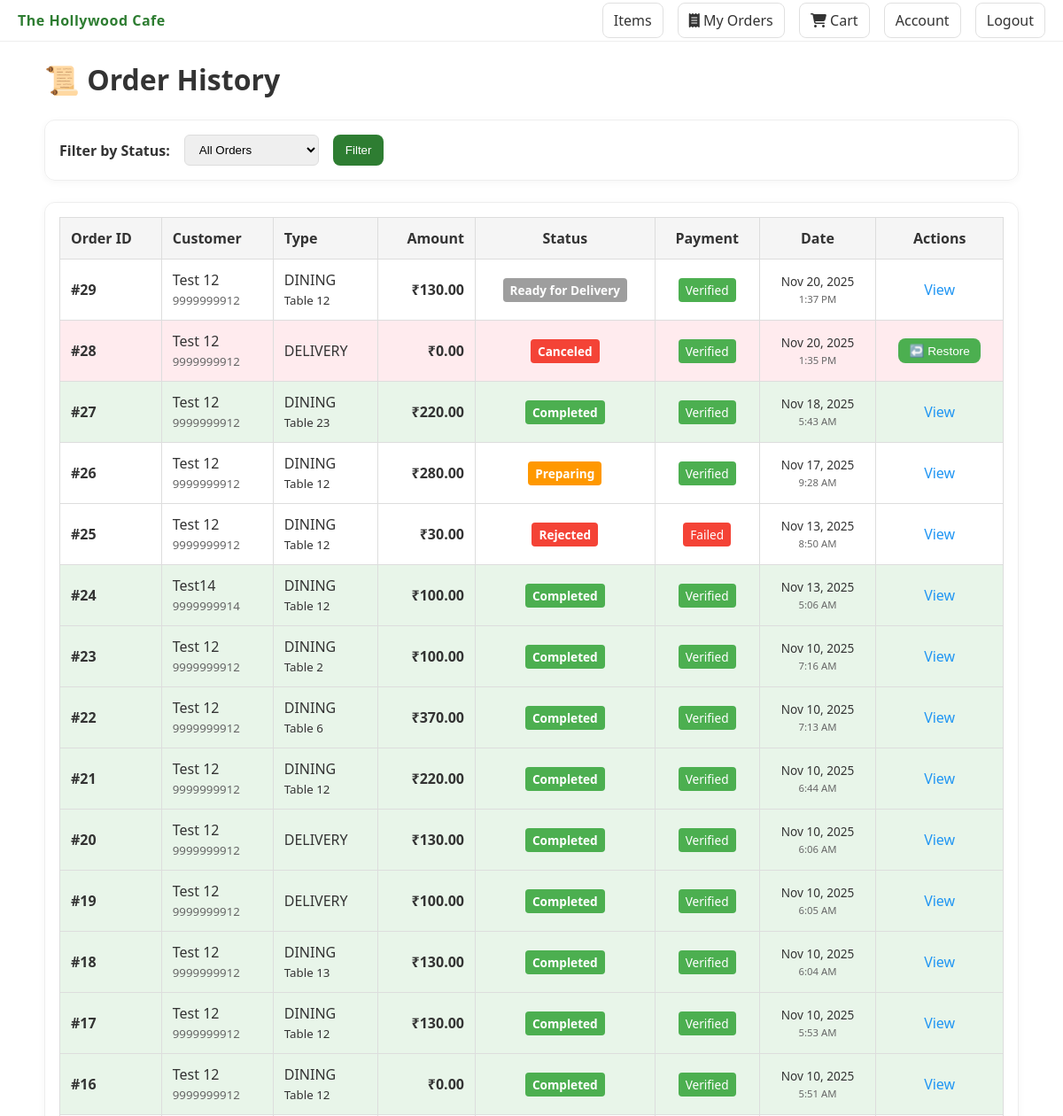
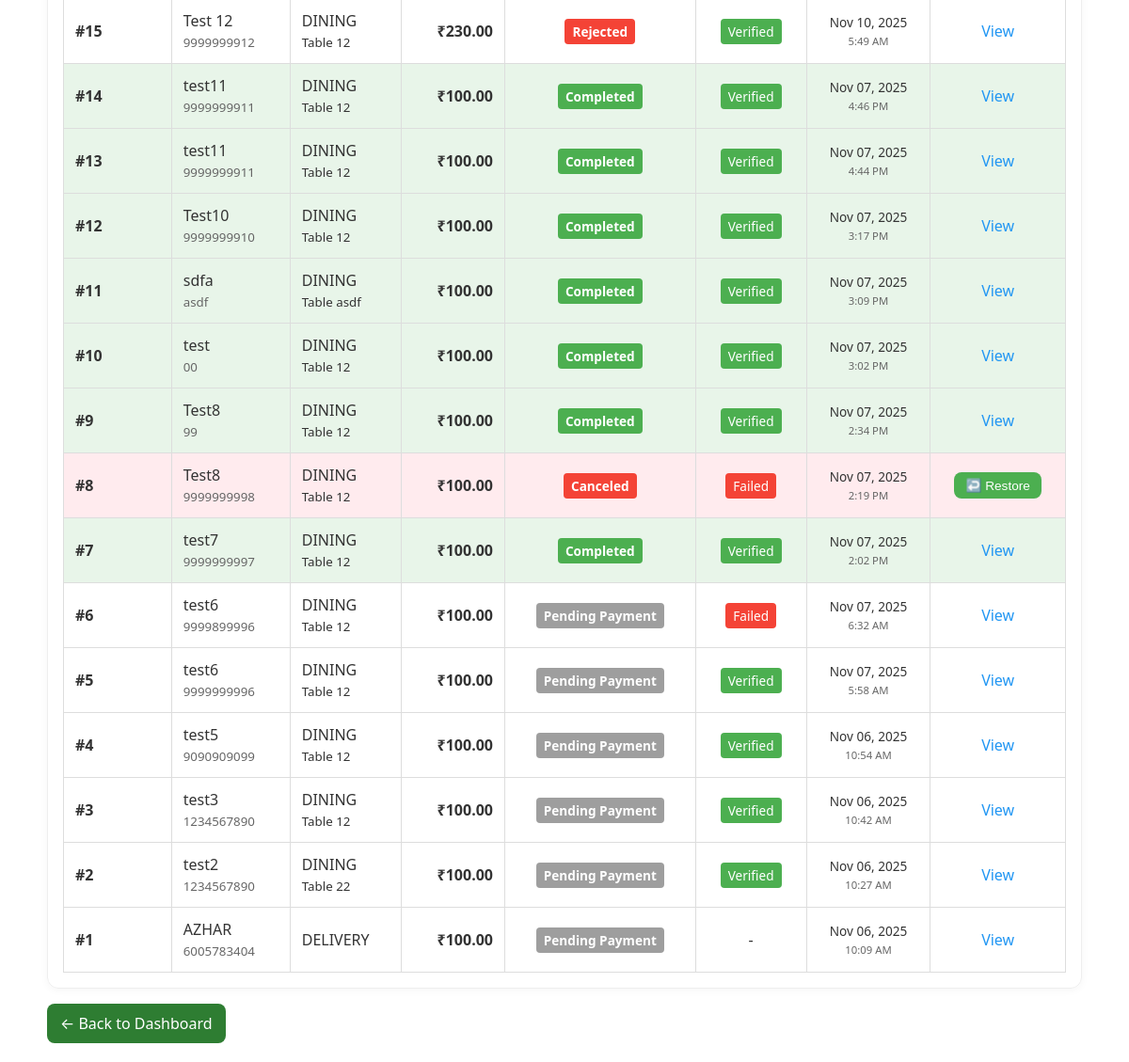
Page /manager/orders/history/ (signed in) on the committed database (2 pictures, top to bottom).
### cafe/models.py (models this page shows, shortened)
class TimeStampedModel(models.Model):
    created_at = models.DateTimeField(auto_now_add=True)
    updated_at = models.DateTimeField(auto_now=True)
    class Meta:
        abstract = True

class Order(TimeStampedModel):
    ORDER_TYPE_CHOICES = (
        ('DINING', 'Dining'),
        ('DELIVERY', 'Delivery'),
    )
    STATUS_CHOICES = (
        ('PENDING_PAYMENT', 'Pending Payment'),
        ('PAID', 'Paid'),
        ('PREPARING', 'Preparing'),
        ('READY_FOR_DELIVERY', 'Ready for Delivery'),
        ('OUT_FOR_DELIVERY', 'Out for Delivery'),
        ('COMPLETED', 'Completed'),
        ('CANCELED', 'Canceled'),
        ('REJECTED', 'Rejected'),
    )
    customer = models.ForeignKey(Customer, on_delete=models.SET_NULL, null=True, related_name='orders')
    order_type = models.CharField(max_length=20, choices=ORDER_TYPE_CHOICES)
    table_no = models.CharField(max_length=20, blank=True)  # only for dining
    delivery_address = models.ForeignKey(Address, on_delete=models.SET_NULL, null=True, blank=True)
    total_amount = models.DecimalField(max_digits=12, decimal_places=2)
    status = models.CharField(max_length=20, choices=STATUS_CHOICES, default='PENDING_PAYMENT')
    sent_to_chef_at = models.DateTimeField(null=True, blank=True)
    preparing_started_at = models.DateTimeField(null=True, blank=True)
    ready_at = models.DateTimeField(null=True, blank=True)
    completed_at = models.DateTimeField(null=True, blank=True)
    class Meta:
        ordering = ['-created_at']

class Customer(TimeStampedModel):
    user = models.OneToOneField(settings.AUTH_USER_MODEL, on_delete=models.SET_NULL, null=True, blank=True, related_name='customer_profile')
    name = models.CharField(max_length=200)
    phone = models.CharField(max_length=20)
    email = models.EmailField(blank=True, null=True)

class Payment(TimeStampedModel):
    STATUS_CHOICES = (
        ('PENDING', 'Pending'),
        ('VERIFIED', 'Verified'),
        ('FAILED', 'Failed'),
    )
    order = models.OneToOneField('Order', on_delete=models.CASCADE, related_name='payment')
    amount = models.DecimalField(max_digits=12, decimal_places=2)
    reference = models.CharField(max_length=100, blank=True)
    status = models.CharField(max_length=20, choices=STATUS_CHOICES, default='PENDING')
    verified_at = models.DateTimeField(blank=True, null=True)

### cafe/views.py (the view)
# urls.py: path('manager/orders/history/', views.manager_order_history, name='manager_order_history'),
@login_required
@user_passes_test(is_manager)
def manager_order_history(request):
    from django.db.models import Q
    status_filter = request.GET.get('status', 'all')
    orders = Order.objects.all().select_related('customer', 'payment').prefetch_related('items__item').order_by('-created_at')
    if status_filter != 'all':
        orders = orders.filter(status=status_filter)
    context = {
        'orders': orders,
        'status_filter': status_filter,
    }
    return render(request, 'cafe/manager_order_history.html', context)

### cafe/context_processors.py (called while the page is built)
def cart_context(request):
    try:
        cart = get_or_create_cart(request)
        count = sum(ci.quantity for ci in cart.items.all())
        total = sum(ci.subtotal for ci in cart.items.all())
    except Exception:
        count = 0
        total = 0
    return {
        'cart_count': count,
        'cart_total': total,
    }

### cafe/utils.py (called while the page is built)
def get_or_create_cart(request):
    if not request.session.session_key:
        request.session.save()
    session_key = request.session.session_key
    cart = Cart.objects.filter(session_key=session_key, status='OPEN').first()
    if request.user.is_authenticated and hasattr(request.user, 'customer_profile'):
        customer = request.user.customer_profile
        if cart:
            cart.customer = customer
            cart.save()
        else:
            cart = Cart.objects.filter(customer=customer, status='OPEN').first()
            if not cart:
                cart = Cart.objects.create(session_key=session_key, customer=customer, status='OPEN')
    elif not cart:
        cart = Cart.objects.create(session_key=session_key, status='OPEN')
    return cart

### cafe/views.py (called while the page is built)
def is_manager(user):
    return user.is_authenticated and (user.is_staff or user.groups.filter(name='Manager').exists())

### cafe/templates/cafe/manager_order_history.html (shortened to what this page needs)
{% extends 'base.html' %}
{% block content %}
<h1 style="margin-bottom:1.5rem;">📜 Order History</h1>
<div class="card" style="margin-bottom:1.5rem;">
  <form method="get" style="display:flex;gap:1rem;align-items:center;">
    <label style="font-weight:600;">Filter by Status:</label>
    <select name="status" style="padding:8px 12px;border:1px solid #ddd;border-radius:6px;">
      <option value="all" {% if status_filter == 'all' %}selected{% endif %}>All Orders</option>
    </select>
    <button type="submit" class="btn">Filter</button>
  </form>
</div>
<div class="card">
  <table style="width:100%;border-collapse:collapse;">
    <thead>
      <tr style="background:#f5f5f5;">
        <th style="padding:12px;text-align:left;border:1px solid #ddd;">Order ID</th>
        <th style="padding:12px;text-align:left;border:1px solid #ddd;">Customer</th>
        <th style="padding:12px;text-align:left;border:1px solid #ddd;">Type</th>
        <th style="padding:12px;text-align:right;border:1px solid #ddd;">Amount</th>
        <th style="padding:12px;text-align:center;border:1px solid #ddd;">Status</th>
        <th style="padding:12px;text-align:center;border:1px solid #ddd;">Payment</th>
        <th style="padding:12px;text-align:center;border:1px solid #ddd;">Date</th>
        <th style="padding:12px;text-align:center;border:1px solid #ddd;">Actions</th>
      </tr>
    </thead>
    <tbody>
      {% for order in orders %}
      <tr {% if order.status == 'CANCELED' %}style="background:#ffebee;"{% elif order.status == 'COMPLETED' %}style="background:#e8f5e9;"{% endif %}>
        <td style="padding:12px;border:1px solid #ddd;font-weight:600;">#{{ order.id }}</td>
        <td style="padding:12px;border:1px solid #ddd;">
          {{ order.customer.name }}<br>
          <small style="color:#666;">{{ order.customer.phone }}</small>
        </td>
        <td style="padding:12px;border:1px solid #ddd;">
          {{ order.order_type }}
          {% if order.order_type == 'DINING' %}
            <br><small>Table {{ order.table_no }}</small>
          {% endif %}
        </td>
        <td style="padding:12px;text-align:right;border:1px solid #ddd;font-weight:600;">₹{{ order.total_amount }}</td>
        <td style="padding:12px;text-align:center;border:1px solid #ddd;">
          <span style="padding:4px 8px;border-radius:4px;font-size:0.85rem;font-weight:600;
            {% if order.status == 'COMPLETED' %}background:#4caf50;color:white;
            {% elif order.status == 'CANCELED' or order.status == 'REJECTED' %}background:#f44336;color:white;
            {% elif order.status == 'PREPARING' %}background:#ff9800;color:white;
            {% elif order.status == 'PAID' %}background:#2196f3;color:white;
            {% else %}background:#9e9e9e;color:white;{% endif %}">
            {{ order.get_status_display }}
          </span>
        </td>
        <td style="padding:12px;text-align:center;border:1px solid #ddd;">
          {% if order.payment %}
            <span style="padding:4px 8px;border-radius:4px;font-size:0.85rem;
              {% if order.payment.status == 'VERIFIED' %}background:#4caf50;color:white;
              {% elif order.payment.status == 'FAILED' %}background:#f44336;color:white;
              {% else %}background:#ffc107;color:#333;{% endif %}">
              {{ order.payment.get_status_display }}
            </span>
          {% else %}
            -
          {% endif %}
        </td>
        <td style="padding:12px;text-align:center;border:1px solid #ddd;font-size:0.85rem;">
          {{ order.created_at|date:"M d, Y" }}<br>
          <small style="color:#666;">{{ order.created_at|time:"g:i A" }}</small>
        </td>
        <td style="padding:12px;text-align:center;border:1px solid #ddd;">
          {% if order.status == 'CANCELED' %}
            <form method="post" action="{% url 'manager_restore_order' order.id %}" style="margin:0;">
              <button type="submit" class="btn" style="padding:6px 12px;font-size:0.85rem;background:#4caf50;">
                ↩️ Restore
              </button>
            </form>
          {% else %}
            <a href="{% url 'track_order_detail' order.id %}" style="color:#2196f3;text-decoration:none;">View</a>
          {% endif %}
        </td>
      </tr>
      {% empty %}
      <tr>
        <td colspan="8" style="padding:2rem;text-align:center;color:#999;border:1px solid #ddd;">
          <em>No orders found</em>
        </td>
      </tr>
      {% endfor %}
    </tbody>
  </table>
</div>
<div style="margin-top:1rem;">
  <a href="{% url 'manager_dashboard' %}" class="btn" style="display:inline-block;text-decoration:none;">← Back to Dashboard</a>
</div>
{% endblock %}

### cafemanagementsystem/static/css/styles.css (style rules this page uses)
:root { --primary: #2e7d32; --accent: #ff7043; --bg: #ffffff; --text: #333333; }
body { font-family: system-ui, -apple-system, Segoe UI, Roboto, "Helvetica Neue", Arial, "Noto Sans", "Apple Color Emoji", "Segoe UI Emoji"; color: var(--text); background: var(--bg); margin: 0; }
.btn { background: var(--primary); color: white; border: none; padding: 10px 14px; border-radius: 8px; cursor: pointer; }
.card { border: 1px solid #eee; border-radius: 12px; padding: 16px; box-shadow: 0 2px 8px rgba(0,0,0,0.04); }

### rows in the picture
Order: id "29", customer.name "Test 12", customer.phone "9999999912", order_type "DINING", table_no "12", total_amount "130.00", status "Ready for Delivery", payment.status "Verified", created_at "Nov 20, 2025", created_at "1:37 PM", shows "View"
Order: id "28", customer.name "Test 12", customer.phone "9999999912", order_type "DELIVERY", total_amount "0.00", status "Canceled", payment.status "Verified", created_at "Nov 20, 2025", created_at "1:35 PM", shows "↩️ Restore"
Order: id "27", customer.name "Test 12", customer.phone "9999999912", order_type "DINING", table_no "23", total_amount "220.00", status "Completed", payment.status "Verified", created_at "Nov 18, 2025", created_at "5:43 AM", shows "View"
Order: id "26", customer.name "Test 12", customer.phone "9999999912", order_type "DINING", table_no "12", total_amount "280.00", status "Preparing", payment.status "Verified", created_at "Nov 17, 2025", created_at "9:28 AM", shows "View"
Order: id "25", customer.name "Test 12", customer.phone "9999999912", order_type "DINING", table_no "12", total_amount "30.00", status "Rejected", payment.status "Failed", created_at "Nov 13, 2025", created_at "8:50 AM", shows "View"
Order: id "24", customer.name "Test14", customer.phone "9999999914", order_type "DINING", table_no "12", total_amount "100.00", status "Completed", payment.status "Verified", created_at "Nov 13, 2025", created_at "5:06 AM", shows "View"
Order: id "23", customer.name "Test 12", customer.phone "9999999912", order_type "DINING", table_no "2", total_amount "100.00", status "Completed", payment.status "Verified", created_at "Nov 10, 2025", created_at "7:16 AM", shows "View"
Order: id "22", customer.name "Test 12", customer.phone "9999999912", order_type "DINING", table_no "6", total_amount "370.00", status "Completed", payment.status "Verified", created_at "Nov 10, 2025", created_at "7:13 AM", shows "View"
Order: id "21", customer.name "Test 12", customer.phone "9999999912", order_type "DINING", table_no "12", total_amount "220.00", status "Completed", payment.status "Verified", created_at "Nov 10, 2025", created_at "6:44 AM", shows "View"
Order: id "20", customer.name "Test 12", customer.phone "9999999912", order_type "DELIVERY", total_amount "130.00", status "Completed", payment.status "Verified", created_at "Nov 10, 2025", created_at "6:06 AM", shows "View"
Order: id "19", customer.name "Test 12", customer.phone "9999999912", order_type "DELIVERY", total_amount "100.00", status "Completed", payment.status "Verified", created_at "Nov 10, 2025", created_at "6:05 AM", shows "View"
Order: id "18", customer.name "Test 12", customer.phone "9999999912", order_type "DINING", table_no "13", total_amount "130.00", status "Completed", payment.status "Verified", created_at "Nov 10, 2025", created_at "6:04 AM", shows "View"
Order: id "17", customer.name "Test 12", customer.phone "9999999912", order_type "DINING", table_no "12", total_amount "130.00", status "Completed", payment.status "Verified", created_at "Nov 10, 2025", created_at "5:53 AM", shows "View"
Order: id "16", customer.name "Test 12", customer.phone "9999999912", order_type "DINING", table_no "12", total_amount "0.00", status "Completed", payment.status "Verified", created_at "Nov 10, 2025", created_at "5:51 AM", shows "View"
Order: id "15", customer.name "Test 12", customer.phone "9999999912", order_type "DINING", table_no "12", total_amount "230.00", status "Rejected", payment.status "Verified", created_at "Nov 10, 2025", created_at "5:49 AM", shows "View"
Order: id "14", customer.name "test11", customer.phone "9999999911", order_type "DINING", table_no "12", total_amount "100.00", status "Completed", payment.status "Verified", created_at "Nov 07, 2025", created_at "4:46 PM", shows "View"
Order: id "13", customer.name "test11", customer.phone "9999999911", order_type "DINING", table_no "12", total_amount "100.00", status "Completed", payment.status "Verified", created_at "Nov 07, 2025", created_at "4:44 PM", shows "View"
Order: id "12", customer.name "Test10", customer.phone "9999999910", order_type "DINING", table_no "12", total_amount "100.00", status "Completed", payment.status "Verified", created_at "Nov 07, 2025", created_at "3:17 PM", shows "View"
Order: id "11", customer.name "sdfa", customer.phone "asdf", order_type "DINING", table_no "asdf", total_amount "100.00", status "Completed", payment.status "Verified", created_at "Nov 07, 2025", created_at "3:09 PM", shows "View"
Order: id "10", customer.name "test", customer.phone "00", order_type "DINING", table_no "12", total_amount "100.00", status "Completed", payment.status "Verified", created_at "Nov 07, 2025", created_at "3:02 PM", shows "View"
Order: id "9", customer.name "Test8", customer.phone "99", order_type "DINING", table_no "12", total_amount "100.00", status "Completed", payment.status "Verified", created_at "Nov 07, 2025", created_at "2:34 PM", shows "View"
Order: id "8", customer.name "Test8", customer.phone "9999999998", order_type "DINING", table_no "12", total_amount "100.00", status "Canceled", payment.status "Failed", created_at "Nov 07, 2025", created_at "2:19 PM", shows "↩️ Restore"
Order: id "7", customer.name "test7", customer.phone "9999999997", order_type "DINING", table_no "12", total_amount "100.00", status "Completed", payment.status "Verified", created_at "Nov 07, 2025", created_at "2:02 PM", shows "View"
Order: id "6", customer.name "test6", customer.phone "9999899996", order_type "DINING", table_no "12", total_amount "100.00", status "Pending Payment", payment.status "Failed", created_at "Nov 07, 2025", created_at "6:32 AM", shows "View"
Order: id "5", customer.name "test6", customer.phone "9999999996", order_type "DINING", table_no "12", total_amount "100.00", status "Pending Payment", payment.status "Verified", created_at "Nov 07, 2025", created_at "5:58 AM", shows "View"
Order: id "4", customer.name "test5", customer.phone "9090909099", order_type "DINING", table_no "12", total_amount "100.00", status "Pending Payment", payment.status "Verified", created_at "Nov 06, 2025", created_at "10:54 AM", shows "View"
Order: id "3", customer.name "test3", customer.phone "1234567890", order_type "DINING", table_no "12", total_amount "100.00", status "Pending Payment", payment.status "Verified", created_at "Nov 06, 2025", created_at "10:42 AM", shows "View"
Order: id "2", customer.name "test2", customer.phone "1234567890", order_type "DINING", table_no "22", total_amount "100.00", status "Pending Payment", payment.status "Verified", created_at "Nov 06, 2025", created_at "10:27 AM", shows "View"
Order: id "1", customer.name "AZHAR", customer.phone "6005783404", order_type "DELIVERY", total_amount "100.00", status "Pending Payment", created_at "Nov 06, 2025", created_at "10:09 AM", shows "View"
